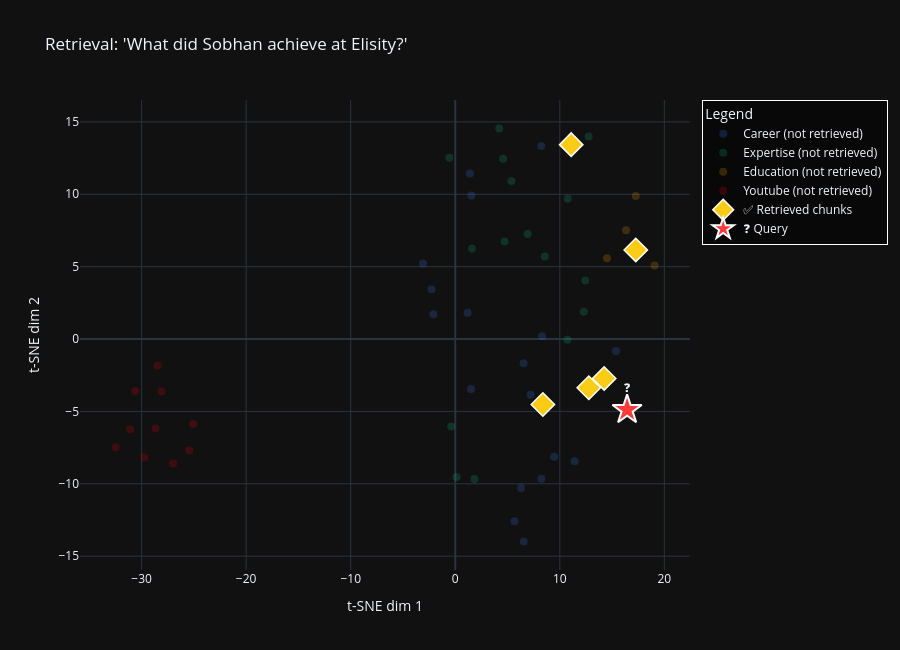

The notebook cell this image was saved under:
### Code cell
# Visualise the retrieved chunks highlighted on the 2D map
is_retrieved = np.array([t in retrieved_texts for t in doc_texts])

# Re-run t-SNE including the demo query point for a consistent layout
demo_query_vec = np.array([query_vector])
all_vecs_demo  = np.vstack([vectors, demo_query_vec])
print("Running t-SNE for retrieval visualisation...")
all_2d_demo    = TSNE(n_components=2, random_state=42, perplexity=10).fit_transform(all_vecs_demo)
doc_2d_demo    = all_2d_demo[:len(vectors)]
q_2d_demo      = all_2d_demo[len(vectors):]

fig = go.Figure()

# Non-retrieved docs (dim)
for category in CATEGORIES:
    mask = np.array([c == category for c in categories]) & ~is_retrieved
    if mask.any():
        fig.add_trace(go.Scatter(
            x=doc_2d_demo[mask, 0], y=doc_2d_demo[mask, 1],
            mode="markers", name=f"{category.title()} (not retrieved)",
            marker=dict(size=8, color=CATEGORY_COLORS[category], opacity=0.2),
            text=np.array(hover_texts)[mask],
            hovertemplate="%{text}<extra></extra>",
        ))

# Retrieved chunks (bright diamonds)
if is_retrieved.any():
    retrieved_labels = [
        f"{sources[i]} — sim: {round(1 - results['distances'][0][list(retrieved_texts).index(doc_texts[i]) if doc_texts[i] in retrieved_texts else 0], 3)}"
        if doc_texts[i] in retrieved_texts else ""
        for i in range(len(doc_texts))
    ]
    fig.add_trace(go.Scatter(
        x=doc_2d_demo[is_retrieved, 0], y=doc_2d_demo[is_retrieved, 1],
        mode="markers", name="✅ Retrieved chunks",
        marker=dict(size=18, color="#FACC15", symbol="diamond",
                    line=dict(color="white", width=1.5), opacity=1.0),
        text=np.array(hover_texts)[is_retrieved],
        hovertemplate="%{text}<extra></extra>",
    ))

# Query star
fig.add_trace(go.Scatter(
    x=[q_2d_demo[0, 0]], y=[q_2d_demo[0, 1]],
    mode="markers+text", name="❓ Query",
    marker=dict(size=22, color="#FF3B3B", symbol="star",
                line=dict(color="white", width=2)),
    text=["❓"], textposition="top center",
    hovertemplate=f"<b>QUERY:</b> {DEMO_QUESTION}<extra></extra>",
))

fig.update_layout(
    title=f"Retrieval: '{DEMO_QUESTION}'",
    xaxis_title="t-SNE dim 1", yaxis_title="t-SNE dim 2",
    legend_title="Legend", width=900, height=650,
    template="plotly_dark",
    legend=dict(bgcolor="rgba(0,0,0,0.5)", bordercolor="white", borderwidth=1),
)
fig.show()
print(f"\n🔴 Red star    = query")
print(f"🟡 Diamonds   = top-{TOP_K} retrieved chunks sent to Claude")
print(f"⬜ Dim points  = not retrieved this time")

### Figure 1 — Plotly figure (JSON) as saved in the notebook; plotly's stock layout.template omitted (floating-point values rounded to 4 significant figures)
{"data": [{"hovertemplate": "%{text}<extra></extra>", "marker": {"color": "#3B82F6", "opacity": 0.2, "size": 8}, "mode": "markers", "name": "Career (not retrieved)", "text": ["<b>Career — ataya</b><br># Director of Engineering (UX & UI) — Atayalan Inc\n\n## Role Overview\nSobhan Dutta joined Atayalan Inc in January 2022 as the founding U.S. hire and Di...", "<b>Career — ataya</b><br>e for this platform, overseeing a 70/30 blend of strategic leadership and hands-on execution across globally distributed teams.\n\n## Key Responsibiliti...", "<b>Career — ataya</b><br>ms\n- Embedding Lean UX, Design Thinking, and product-led experimentation into the culture\n- Integrating AI-assisted tools (GitHub Copilot, Cursor) int...", "<b>Career — ataya</b><br>through iterative user research and telemetry insights\n- Increased release velocity by 50% through cross-functional alignment and frontend architectur...", "<b>Career — ataya</b><br>rsor, AWS, Kubernetes, Grafana, Amplitude, design systems architecture.\n\n## Leadership Style at Ataya\nSobhan operates with a 70% strategic and 30% han...", "<b>Career — early_career</b><br># Early Career — Tello Corp, Comdial, Techna International, PriceWaterhouseCoopers\n\n## Overview\nFrom 2000 to 2006, Sobhan Dutta served as a UI designe...", "<b>Career — early_career</b><br>in international software development, building interfaces for global enterprise clients and developing an understanding of cross-cultural design cons...", "<b>Career — early_career</b><br>ntend development using the technologies of the era (HTML, CSS, JavaScript, jQuery)\n- Interaction design and user experience principles\n- Real-time ap...", "<b>Career — elisity</b><br>cer to shape product strategy, architect the frontend layer, and lead a globally distributed team.\n\n## Key Responsibilities\n- Setting UX vision and te...", "<b>Career — elisity</b><br>r research into the product development cycle\n\n## Major Achievements at Elisity\n- Built and led a high-performing UX & UI team that delivered the comp...", "<b>Career — elisity</b><br>dding telemetry, UX research, and usability testing into the product cycle\n- Reduced frontend rework by 40% by ensuring seamless handoff between desig...", "<b>Career — elisity</b><br>ation) accessible to enterprise IT administrators. Sobhan led the challenge of translating this technical complexity into intuitive, enterprise-grade ...", "<b>Career — nuance</b><br># Principal Engineer – UX/UI Architecture — Nuance (Microsoft)\n\n## Role Overview\nSobhan Dutta served as Principal Engineer – UX/UI Architecture at Nua...", "<b>Career — nuance</b><br> providers. Sobhan worked across design, product, and engineering to deliver customer-centric, scalable solutions in a fast-paced, acquisition-driven ...", "<b>Career — nuance</b><br>date concepts via prototypes and user research\n- Leading offshore development and design teams across distributed environments\n- Building 0-to-1 produ...", "<b>Career — nuance</b><br>ws\n- **Unified Application Frameworks**: Cross-platform frontend architecture framework\n- **DNM (Dial Number Manager)**: 0-to-1 product for managing d...", "<b>Career — nuance</b><br>ne 500 clients\n- Designed and launched multiple 0-to-1 products generating significant new revenue streams\n- Collaborated with PMs, customers, and off...", "<b>Career — nuance</b><br>, AWS, Azure, Apache, JBoss, Grafana, Prometheus, Kibana.\n\n## Career Journey at Nuance\nSobhan joined Nuance through its acquisition of BeVocal, where ..."], "type": "scatter", "x": [15.38, -2.083, 1.41, 1.541, 8.228, 7.205, 6.532, 8.309, -2.269, -3.096, 1.18, 1.503, 9.459, 11.42, 5.67, 6.55, 6.301, 8.232], "y": [-0.8196, 1.706, 11.43, 9.918, 13.34, -3.855, -1.68, 0.1911, 3.434, 5.225, 1.809, -3.457, -8.124, -8.443, -12.58, -13.99, -10.3, -9.646]}, {"hovertemplate": "%{text}<extra></extra>", "marker": {"color": "#10B981", "opacity": 0.2, "size": 8}, "mode": "markers", "name": "Expertise (not retrieved)", "text": ["<b>Expertise — frontend_engineering</b><br># Frontend Engineering Expertise — Sobhan Dutta\n\n## Overview\nSobhan Dutta is not only a UX/UI designer but a hands-on frontend engineer with approxima...", "<b>Expertise — frontend_engineering</b><br>at Ataya, Elisity, and Nuance\n- **Angular**: Used extensively at Nuance for enterprise-scale applications\n- **Redux**: State management for complex Re...", "<b>Expertise — frontend_engineering</b><br>edis, Elastic\n- **Data Visualization**: Tableau, D3.js, Grafana, Kibana\n\n## Cloud and Infrastructure\n- **Cloud Platforms**: AWS, Azure, GCP\n- **Applic...", "<b>Expertise — frontend_engineering</b><br> AI-powered IDE used for rapid prototyping and feature development\n- **Loveable & Bolt**: AI tools for rapid UI prototyping\n\nAt Ataya, this integratio...", "<b>Expertise — frontend_engineering</b><br>component architecture\n- Storybook and design system documentation that serves both designers and developers\n- Handoff processes that reduce back-and-...", "<b>Expertise — frontend_engineering</b><br>mance optimization for data-heavy enterprise dashboards\n- Cross-browser and cross-platform compatibility for enterprise clients\n...", "<b>Expertise — leadership</b><br># Leadership and Team Building — Sobhan Dutta\n\n## Leadership Philosophy\nSobhan Dutta is a seasoned people leader who has built and scaled UX/UI teams ...", "<b>Expertise — leadership</b><br>lity\n- Fundraising support through product excellence (contributed to Elisity's $26M raise)\n- Establishing culture, process, and tooling from the grou...", "<b>Expertise — leadership</b><br>between design and engineering\n- Design system adoption as a shared responsibility\n- Regular design reviews that include engineering stakeholders\n\nAt ...", "<b>Expertise — leadership</b><br>tor when the situation demands it.\n\n## Mentorship and Growth\nSobhan believes in developing talent within his teams. He invests in:\n- Regular 1:1s focu...", "<b>Expertise — ux_design_philosophy</b><br># UX Design Philosophy — Sobhan Dutta\n\n## Core Philosophy\nSobhan Dutta describes himself as a hands-on UX/UI strategist and design leader who champion...", "<b>Expertise — ux_design_philosophy</b><br>very stage of development, and measuring outcomes with data.\n\n## Evidence-Based Design\nSobhan applies telemetry, UX research, and data to shape every ...", "<b>Expertise — ux_design_philosophy</b><br>ovement in task success rates. At Ataya, embedding telemetry into the product cycle increased adoption by 35%.\n\n## Lean UX in Agile\nSobhan embeds iter...", "<b>Expertise — ux_design_philosophy</b><br>ms. He has built design systems from scratch at both Ataya (cutting development cycles by 40%) and Elisity (reducing frontend rework by 40%). He views...", "<b>Expertise — ux_design_philosophy</b><br>trategic UX Vision\nSobhan defines product strategy aligned with business goals, user needs, and scalable systems. He has particular expertise in:\n- B2...", "<b>Expertise — ux_design_philosophy</b><br>finition: information architecture, user flows, wireframing\n- Design: high-fidelity UI in Figma, prototyping, design systems\n- Delivery: frontend impl..."], "type": "scatter", "x": [10.72, 1.838, 0.1209, -0.5597, 4.724, -0.396, 12.29, 10.76, 5.368, 12.76, 12.43, 4.206, 4.58, 6.931, 8.567, 1.6], "y": [-0.04715, -9.674, -9.535, 12.52, 6.733, -6.036, 1.877, 9.685, 10.91, 14.0, 4.048, 14.54, 12.45, 7.249, 5.696, 6.26]}, {"hovertemplate": "%{text}<extra></extra>", "marker": {"color": "#F59E0B", "opacity": 0.2, "size": 8}, "mode": "markers", "name": "Education (not retrieved)", "text": ["<b>Education — background</b><br># Education and Academic Background — Sobhan Dutta\n\n## Formal Education\n\n### Master of Visual Arts\n- **Institution**: Rabindra Bharati University, Ind...", "<b>Education — background</b><br>work with business objectives, market needs, and product-led growth strategies.\n\n### User-Centered Design\n- **Institution**: UC Santa Cruz\n- **Focus**...", "<b>Education — background</b><br>d with professional certifications in product management and user-centered design — reflects his interdisciplinary approach. He brings the aesthetic s...", "<b>Education — background</b><br>y.\n\n## Continuous Learning\nBeyond formal education, Sobhan is a practitioner of continuous learning:\n- Early adopter of AI development tools (GitHub C..."], "type": "scatter", "x": [19.06, 14.52, 16.33, 17.27], "y": [5.079, 5.576, 7.511, 9.878]}, {"hovertemplate": "%{text}<extra></extra>", "marker": {"color": "#F5000B", "opacity": 0.2, "size": 8}, "mode": "markers", "name": "Youtube (not retrieved)", "text": ["<b>Youtube — youtube</b><br># BayBong Diary — YouTube Content Directory - YouTube channel by Sobhan Dutta\n\nA structured content library of videos organized by themes for planning...", "<b>Youtube — youtube</b><br> Week At Home After Hospital | 15:07 | Immediate recovery reflections | — |\n| 30 Days Post-Op Updates | 17:19 | One month lessons and surprises | — |\n...", "<b>Youtube — youtube</b><br>tions | https://www.youtube.com/watch?v=vVjHhH8W0H8 |\n\n### Milestones & Inspiration\n| Title | Notes | Link |\n|------|------|------|\n| Ran Half Maratho...", "<b>Youtube — youtube</b><br> Biodegradable Graft \\| Revolutionizing Cardiovascular Treatment | — | New medical technology |\nLink: https://www.youtube.com/watch?v=m47K7gXqC0I\n\n---...", "<b>Youtube — youtube</b><br>ion | — | Travel tips after surgery | https://www.youtube.com/watch?v=kR9X_w-8_wQ |\n| BEING IN THE GARDEN \\| I Didn’t Go to the Gym | 13:01 | Gardenin...", "<b>Youtube — youtube</b><br> — | California volcanic landscapes | https://www.youtube.com/watch?v=zYyF0C-z-0w |\n| Visiting Kolkata, My Hometown | 8:43 | Family reunion, food, art...", "<b>Youtube — youtube</b><br>, music, cars | https://www.youtube.com/watch?v=N4Xm6pXw5eM |\n| East San Jose Brush Fire | 5:55 | Fire footage near home | — |\n\n---\n\n## ✨ Shorts & Lif...", "<b>Youtube — youtube</b><br>Themes\n- Recovery after open-heart surgery  \n- Fitness after major surgery  \n- Health education & encouragement  \n- Nature and travel storytelling  \n-...", "<b>Youtube — youtube</b><br>n for Recovery  \n\n## Travel / Storytelling\n- More National Parks Series  \n- India Travel Diaries  \n- Local California Hidden Gems  \n\n---\n\n# Possible P...", "<b>Youtube — youtube</b><br>telling  \n\nUnique niche:\n**Recovery + resilience + reflective living**\n\n---\n\n# How To Use This File\n## Research\nUse as a searchable archive of topics ..."], "type": "scatter", "x": [-28.67, -26.99, -25.45, -25.06, -30.6, -28.46, -28.09, -29.74, -31.09, -32.5], "y": [-6.173, -8.59, -7.684, -5.871, -3.597, -1.839, -3.62, -8.175, -6.234, -7.491]}, {"hovertemplate": "%{text}<extra></extra>", "marker": {"color": "#FACC15", "line": {"color": "white", "width": 1.5}, "opacity": 1, "size": 18, "symbol": "diamond"}, "mode": "markers", "name": "✅ Retrieved chunks", "text": ["<b>Career — early_career</b><br>calling service. He also built cross-platform clients supporting real-time updates. This work gave him early exposure to network technology products a...", "<b>Career — elisity</b><br># Head of UX & UI Engineering — Elisity Inc\n\n## Role Overview\nSobhan Dutta served as Head of UX & UI Engineering at Elisity Inc in San Jose, CA from F...", "<b>Education — background</b><br>e undergraduate degree in visual arts established Sobhan's core creative and artistic sensibility, which he has applied throughout his career in digit...", "<b>Expertise — leadership</b><br>X & UI team at Elisity Inc as Head of UX & UI Engineering\n- Led globally distributed teams at Nuance (Microsoft) across multiple time zones\n- Hired, m...", "<b>Expertise — leadership</b><br>less of team geography\n- Established communication rhythms and processes for async collaboration\n\n## Strategic Leadership vs Hands-On Execution\nSobhan..."], "type": "scatter", "x": [8.382, 14.24, 17.27, 12.78, 11.09], "y": [-4.524, -2.721, 6.155, -3.364, 13.43]}, {"hovertemplate": "<b>QUERY:</b> What did Sobhan achieve at Elisity?<extra></extra>", "marker": {"color": "#FF3B3B", "line": {"color": "white", "width": 2}, "size": 22, "symbol": "star"}, "mode": "markers+text", "name": "❓ Query", "text": ["❓"], "textposition": "top center", "type": "scatter", "x": [16.44], "y": [-4.888]}], "layout": {"height": 650, "legend": {"bgcolor": "rgba(0,0,0,0.5)", "bordercolor": "white", "borderwidth": 1, "title": {"text": "Legend"}}, "title": {"text": "Retrieval: 'What did Sobhan achieve at Elisity?'"}, "width": 900, "xaxis": {"title": {"text": "t-SNE dim 1"}}, "yaxis": {"title": {"text": "t-SNE dim 2"}}}}
